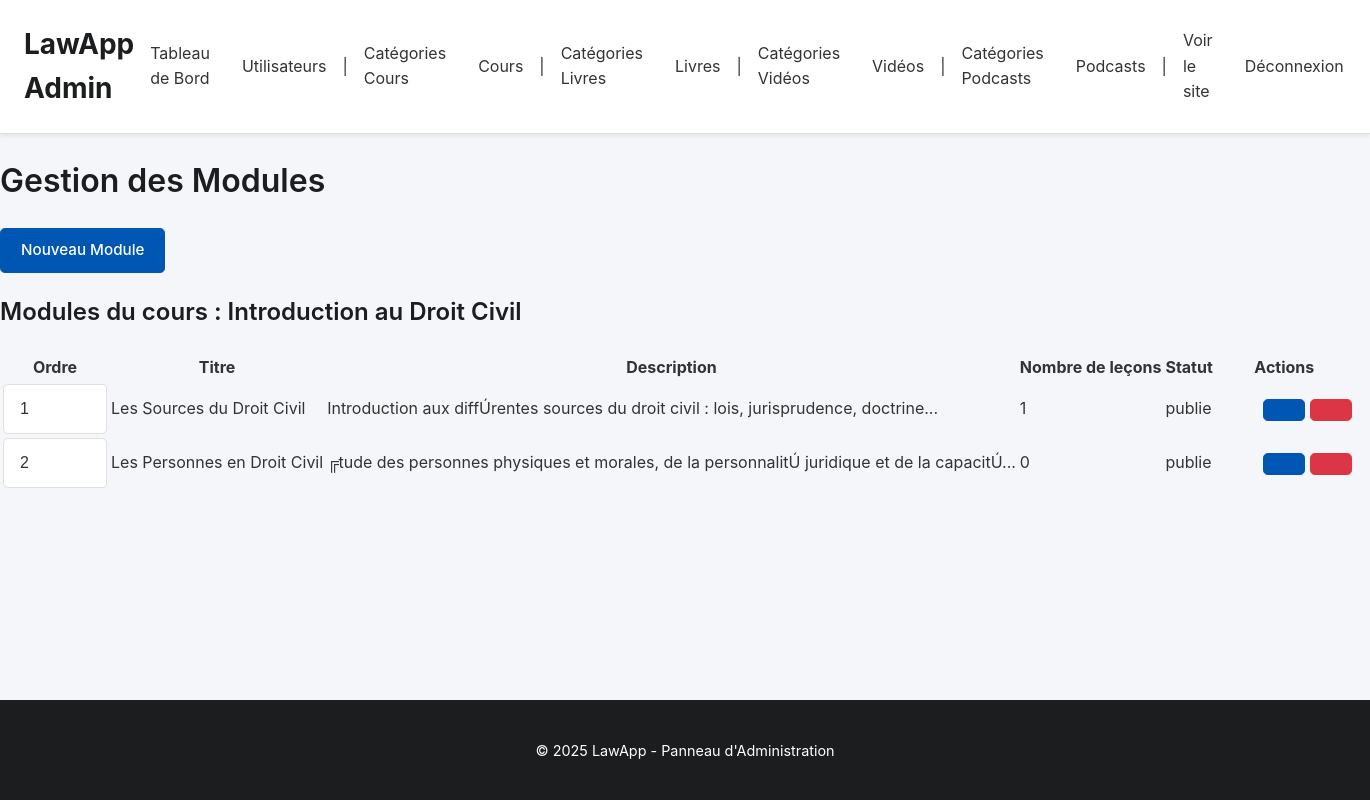
The app's page /admin/manage_modules.php?cours_id=1 with its own data.
### tables this page shows
CREATE TABLE `cours` (
  `id` int(11) NOT NULL AUTO_INCREMENT,
  `titre` varchar(255) NOT NULL,
  `description` text DEFAULT NULL,
  `id_categorie` int(11) DEFAULT NULL,
  `niveau` varchar(50) DEFAULT 'debutant',
  `duree_estimee` varchar(100) DEFAULT NULL,
  `prix` decimal(10,2) DEFAULT 0.00,
  `statut` varchar(50) DEFAULT 'brouillon',
  `image_url` varchar(255) DEFAULT NULL,
  `id_createur` int(11) DEFAULT NULL,
  `date_creation` datetime DEFAULT current_timestamp(),
  `date_mise_a_jour` datetime DEFAULT current_timestamp() ON UPDATE current_timestamp(),
  `objectifs` text DEFAULT NULL,
  `prerequis` text DEFAULT NULL,
  `video_url` varchar(255) DEFAULT NULL,
  `type_contenu` enum('texte','video','quiz') DEFAULT 'texte',
  `duree` int(11) DEFAULT 0,
  PRIMARY KEY (`id`),
  KEY `id_categorie` (`id_categorie`),
  CONSTRAINT `cours_ibfk_1` FOREIGN KEY (`id_categorie`) REFERENCES `categories_cours` (`id`) ON DELETE SET NULL
);

CREATE TABLE `modules` (
  `id` int(11) NOT NULL AUTO_INCREMENT,
  `id_cours` int(11) NOT NULL,
  `titre` varchar(255) NOT NULL,
  `description` text DEFAULT NULL,
  `ordre_affichage` int(11) DEFAULT 0,
  `statut` varchar(50) DEFAULT 'brouillon',
  `date_creation` datetime DEFAULT current_timestamp(),
  `date_mise_a_jour` datetime DEFAULT current_timestamp() ON UPDATE current_timestamp(),
  `ordre` int(11) DEFAULT 0,
  PRIMARY KEY (`id`),
  KEY `id_cours` (`id_cours`),
  CONSTRAINT `modules_ibfk_1` FOREIGN KEY (`id_cours`) REFERENCES `cours` (`id`) ON DELETE CASCADE
);

### admin/manage_modules.php (the view, shortened to what this page needs)
<?php
$page_title = "Gestion des Modules";
require_once 'admin_auth_check.php';
require_once 'admin_header.php';
$cours_id = isset($_GET['cours_id']) ? (int)$_GET['cours_id'] : null;
try {
    $stmt_cours = $pdo->prepare("SELECT titre FROM cours WHERE id = ?");
    $stmt_cours->execute([$cours_id]);
    $cours = $stmt_cours->fetch(PDO::FETCH_ASSOC);
    $stmt_modules = $pdo->prepare("
        SELECT
            m.*,
            (SELECT COUNT(*) FROM lecons l WHERE l.id_module = m.id) as nombre_lecons
        FROM modules m
        WHERE m.id_cours = ?
        ORDER BY m.ordre_affichage ASC
    ");
    $stmt_modules->execute([$cours_id]);
    $modules = $stmt_modules->fetchAll(PDO::FETCH_ASSOC);
} catch (PDOException $e) {
    $_SESSION['error_message'] = "Erreur lors de la récupération des données : " . $e->getMessage();
    $modules = [];
}
?>
<div class="container-fluid">
    <div class="d-flex justify-content-between align-items-center mb-4">
        <h1><?php echo htmlspecialchars($page_title); ?></h1>
        <a href="module_form.php?cours_id=<?php echo $cours_id; ?>" class="btn btn-primary">
            <i class="fas fa-plus"></i> Nouveau Module
        </a>
    </div>
    <div class="card mb-4">
        <div class="card-header">
            <h2 class="h5 mb-0">Modules du cours : <?php echo htmlspecialchars($cours['titre']); ?></h2>
        </div>
        <div class="card-body">
            <?php if (empty($modules)): ?>
                <p class="text-muted">Aucun module n'a encore été créé pour ce cours.</p>
            <?php else: ?>
                <div class="table-responsive">
                    <table class="table table-striped">
                        <thead>
                            <tr>
                                <th>Ordre</th>
                                <th>Titre</th>
                                <th>Description</th>
                                <th>Nombre de leçons</th>
                                <th>Statut</th>
                                <th>Actions</th>
                            </tr>
                        </thead>
                        <tbody id="modulesTableBody">
                            <?php foreach ($modules as $module): ?>
                                <tr data-module-id="<?php echo $module['id']; ?>">
                                    <td>
                                        <input type="number"
                                               class="form-control form-control-sm ordre-module"
                                               value="<?php echo $module['ordre_affichage']; ?>"
                                               style="width: 70px;"
                                               min="0">
                                    </td>
                                    <td><?php echo htmlspecialchars($module['titre']); ?></td>
                                    <td><?php echo htmlspecialchars(substr($module['description'], 0, 100)) . '...'; ?></td>
                                    <td><?php echo $module['nombre_lecons']; ?></td>
                                    <td>
                                        <span class="badge bg-<?php echo $module['statut'] === 'publie' ? 'success' : 'warning'; ?>">
                                            <?php echo htmlspecialchars($module['statut']); ?>
                                        </span>
                                    </td>
                                    <td>
                                        <div class="btn-group">
                                            <a href="manage_lecons.php?module_id=<?php echo $module['id']; ?>"
                                               class="btn btn-sm btn-info"
                                               title="Gérer les leçons">
                                            </a>
                                            <a href="module_form.php?id=<?php echo $module['id']; ?>&cours_id=<?php echo $cours_id; ?>"
                                               class="btn btn-sm btn-primary"
                                               title="Modifier">
                                            </a>
                                            <button type="button"
                                                    class="btn btn-sm btn-danger delete-module"
                                                    data-module-id="<?php echo $module['id']; ?>"
                                                    title="Supprimer">
                                            </button>
                                        </div>
                                    </td>
                                </tr>
                            <?php endforeach; ?>
                        </tbody>
                    </table>
                </div>
            <?php endif; ?>
        </div>
    </div>
</div>
<?php require_once 'admin_footer.php'; ?>

### admin/css/admin_style.css (style rules this page uses)
:root { --admin-bg-color: #f4f6f9; --admin-text-color: #333; --admin-primary-color: #0056b3; --admin-primary-hover-color: #004085; --admin-header-bg-color: #ffffff; --admin-header-text-color: #333; --admin-nav-link-color: #333; --admin-nav-link-hover-color: var(--admin-primary-color); --admin-section-bg-color: #ffffff; --admin-border-color: #e0e0e0; --admin-heading-color: #1c1d1f; --admin-button-bg-color: var(--admin-primary-color); --admin-button-text-color: #ffffff; --admin-button-hover-bg-color: var(--admin-primary-hover-color); --admin-link-color: var(--admin-primary-color); --admin-link-hover-color: var(--admin-primary-hover-color); --admin-card-shadow: 0 4px 8px rgba(0,0,0,0.05); --admin-font-family-sans-serif: -apple-system, BlinkMacSystemFont, "Segoe UI", Roboto, "Helvetica Neue", Arial, sans-serif, "Apple Color Emoji", "Segoe UI Emoji", "Segoe UI Symbol"; --admin-table-header-bg: #f3f4f6; --admin-table-border-color: #d1d5db; --admin-primary-color-rgb-tuple: 0,86,179; }
body { font-family: var(--admin-font-family-sans-serif); margin: 0; background-color: var(--admin-bg-color); color: var(--admin-text-color); display: flex; flex-direction: column; min-height: 100vh; line-height: 1.6; }
h1, h2, h3, h4, h5, h6 { color: var(--admin-heading-color); font-weight: 600; }
a { color: var(--admin-link-color); text-decoration: none; transition: color 0.2s ease-in-out; }
.btn { display: inline-block; padding: 0.65rem 1.25rem; font-size: 0.95rem; font-weight: 500; line-height: 1.5; text-align: center; text-decoration: none; vertical-align: middle; cursor: pointer; user-select: none; border: 1px solid transparent; border-radius: 0.3rem; transition: color .15s ease-in-out,background-color .15s ease-in-out,border-color .15s ease-in-out,box-shadow .15s ease-in-out; }
.btn-primary { color: var(--admin-button-text-color); background-color: var(--admin-button-bg-color); border-color: var(--admin-button-bg-color); }
.btn-danger { color: #fff; background-color: #dc3545; border-color: #dc3545; }
.form-control { display: block; width: 100%; padding: 0.75rem 1rem; font-size: 1rem; font-weight: 400; line-height: 1.5; color: var(--admin-text-color); background-color: #fff; background-clip: padding-box; border: 1px solid var(--admin-border-color); border-radius: 0.3rem; transition: border-color .15s ease-in-out,box-shadow .15s ease-in-out; }

### records on screen
cours: titre "Introduction au Droit Civil"
modules: ordre_affichage "1", titre "Les Sources du Droit Civil", description "Introduction aux diffÚrentes sources du droit civil : lois, jurisprudence, doctrine", nombre_lecons "1", statut "publie"
modules: ordre_affichage "2", titre "Les Personnes en Droit Civil", description "╔tude des personnes physiques et morales, de la personnalitÚ juridique et de la capacitÚ", nombre_lecons "0", statut "publie"

### other values on screen
$page_title "Gestion des Modules"
